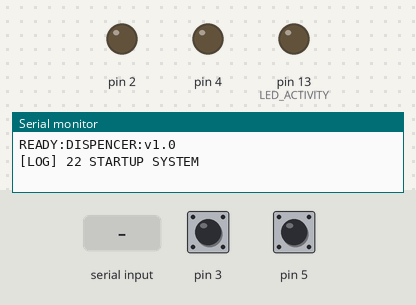
Bench run of a sketch on a simulated Arduino Uno, built with avr-gcc and run on an emulated ATmega328P. Shown: output pins drawn as LEDs (lit = HIGH), the last lines printed to the serial monitor. The inputs (shaded band) are chosen by the test bench; at power-on: pin 3 HIGH, pin 5 HIGH.

Above: at 1.2 s.
1.3 s: "OPEN_THICKNESS\n" received over Serial
At 1.6 s:
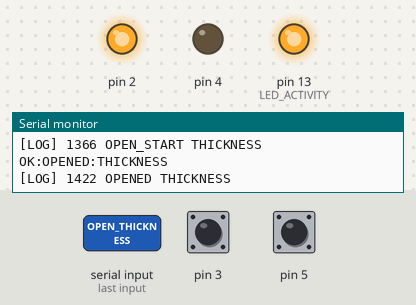
2.8 s: "OPEN_OBD\n" received over Serial
At 3.5 s:
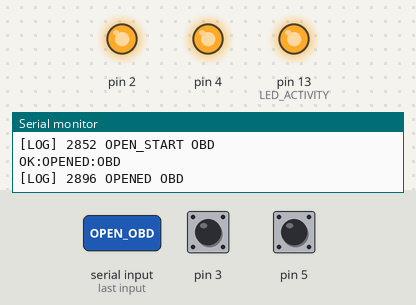
4.3 s: "CLOSE_THICKNESS\n" received over Serial
At 5.0 s:
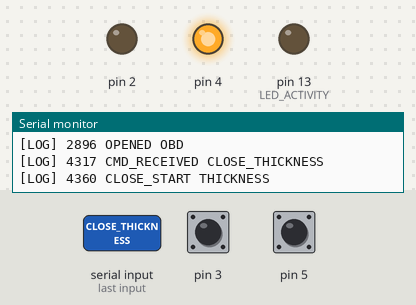
5.8 s: pin 3 pulled LOW for 0.15 s
7.4 s: "OPEN_THICKNESS\n" received over Serial
At 8.5 s:
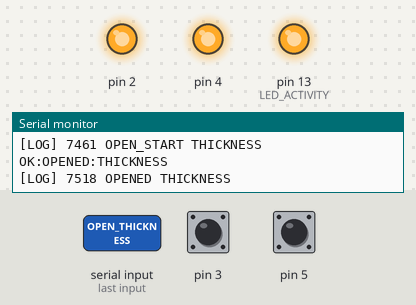
10.4 s: pin 5 pulled LOW for 3.2 s
Timing chart, 0 to 18.9 s (numbered marks = the images above; inputs shaded):
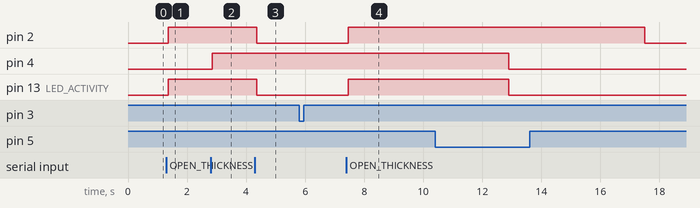

The sketch:

dispencer.ino
```cpp
/**
 * Dispencer.ino - Arduino скрипт для управления замками выдачи устройств
 *
 * Управляет электронными замками для выдачи толщиномера и OBD-адаптера
 * Протокол связи: Serial (9600 baud)
 *
 * Команды (ASCII):
 *   OPEN_THICKNESS\n - открыть замок толщиномера
 *   OPEN_OBD\n       - открыть замок OBD-адаптера
 *   CLOSE_THICKNESS\n - закрыть замок толщиномера
 *   CLOSE_OBD\n       - закрыть замок OBD-адаптера
 *   STATUS\n          - запросить статус всех замков
 *   PING\n            - проверка связи
 *
 * Ответы:
 *   OK:OPENED:THICKNESS\n - замок толщиномера открыт
 *   OK:CLOSED:THICKNESS\n - замок толщиномера закрыт
 *   OK:OPENED:OBD\n       - замок OBD открыт
 *   OK:CLOSED:OBD\n       - замок OBD закрыт
 *   ERROR:TIMEOUT:THICKNESS\n - таймаут открытия замка
 *   ERROR:HARDWARE:THICKNESS\n - аппаратная ошибка
 *   STATUS:THICKNESS=CLOSED,OBD=CLOSED\n - статус замков
 *   PONG\n - ответ на ping
 *
 * Требования к оборудованию:
 * - Arduino Uno/Nano/Mega
 * - 2× реле 5V для управления электромагнитными замками
 * - 2× датчика положения (герконы) для обратной связи
 * - Питание 12V для замков
 *
 * Пины:
 * - PIN 2: Реле замка толщиномера
 * - PIN 3: Датчик положения толщиномера (LOW=закрыт, HIGH=открыт)
 * - PIN 4: Реле замка OBD-адаптера
 * - PIN 5: Датчик положения OBD-адаптера (LOW=закрыт, HIGH=открыт)
 * - PIN 13: Встроенный LED для индикации активности
 *
 * Логика работы:
 * 1. Получение команды через Serial
 * 2. Активация реле (открытие замка)
 * 3. Ожидание подтверждения от датчика положения (таймаут 5 сек)
 * 4. Отправка ответа о результате операции
 * 5. Автоматическое закрытие замка через 10 сек после открытия (безопасность)
 *
 * Безопасность:
 * - Блокировка повторных команд до завершения текущей операции
 * - Автоматическое закрытие замков при потере связи (watchdog)
 * - Ограничение времени удержания замка открытым
 * - Логирование всех операций через Serial
 */

// === Конфигурация пинов ===
const int RELAY_THICKNESS = 2;      // Реле замка толщиномера
const int SENSOR_THICKNESS = 3;     // Датчик положения толщиномера
const int RELAY_OBD = 4;            // Реле замка OBD-адаптера
const int SENSOR_OBD = 5;           // Датчик положения OBD-адаптера
const int LED_ACTIVITY = 13;        // Встроенный LED индикатор

// === Константы ===
const long SERIAL_BAUD = 9600;           // Скорость Serial порта
const unsigned long LOCK_TIMEOUT = 5000; // Таймаут операции замка (мс)
const unsigned long AUTO_CLOSE_DELAY = 10000; // Автоматическое закрытие через 10 сек
const unsigned long WATCHDOG_TIMEOUT = 60000; // Watchdog таймаут (1 минута)
const int MAX_COMMAND_LENGTH = 32;       // Максимальная длина команды

// === Состояние замков ===
enum LockState {
  LOCK_CLOSED,
  LOCK_OPENING,
  LOCK_OPEN,
  LOCK_CLOSING,
  LOCK_ERROR
};

struct Lock {
  const char* name;
  int relayPin;
  int sensorPin;
  LockState state;
  unsigned long stateStartTime;
  unsigned long openTime;
};

Lock thicknessLock = {"THICKNESS", RELAY_THICKNESS, SENSOR_THICKNESS, LOCK_CLOSED, 0, 0};
Lock obdLock = {"OBD", RELAY_OBD, SENSOR_OBD, LOCK_CLOSED, 0, 0};

// === Буфер команд ===
char commandBuffer[MAX_COMMAND_LENGTH];
int commandIndex = 0;

// === Watchdog ===
unsigned long lastCommandTime = 0;

// === Функции управления замками ===

/**
 * Инициализация замка
 */
void initLock(Lock& lock) {
  pinMode(lock.relayPin, OUTPUT);
  pinMode(lock.sensorPin, INPUT_PULLUP);
  digitalWrite(lock.relayPin, LOW); // Реле выключено = замок закрыт
  lock.state = LOCK_CLOSED;
  lock.stateStartTime = millis();
  lock.openTime = 0;
}

/**
 * Проверка состояния датчика положения
 * @return true если замок открыт
 */
bool isLockOpen(const Lock& lock) {
  return digitalRead(lock.sensorPin) == HIGH;
}

/**
 * Открыть замок
 */
void openLock(Lock& lock) {
  if (lock.state == LOCK_OPEN) {
    sendResponse("OK:ALREADY_OPEN:" + String(lock.name));
    return;
  }

  if (lock.state != LOCK_CLOSED) {
    sendResponse("ERROR:BUSY:" + String(lock.name));
    return;
  }

  // Активируем реле
  digitalWrite(lock.relayPin, HIGH);
  lock.state = LOCK_OPENING;
  lock.stateStartTime = millis();

  // Индикация активности
  digitalWrite(LED_ACTIVITY, HIGH);

  logOperation("OPEN_START", lock.name);
}

/**
 * Закрыть замок
 */
void closeLock(Lock& lock) {
  if (lock.state == LOCK_CLOSED) {
    sendResponse("OK:ALREADY_CLOSED:" + String(lock.name));
    return;
  }

  // Деактивируем реле
  digitalWrite(lock.relayPin, LOW);
  lock.state = LOCK_CLOSING;
  lock.stateStartTime = millis();
  lock.openTime = 0;

  digitalWrite(LED_ACTIVITY, LOW);

  logOperation("CLOSE_START", lock.name);
}

/**
 * Обновление состояния замка
 */
void updateLock(Lock& lock) {
  unsigned long currentTime = millis();
  unsigned long elapsed = currentTime - lock.stateStartTime;

  switch (lock.state) {
    case LOCK_OPENING:
      if (isLockOpen(lock)) {
        // Замок успешно открыт
        lock.state = LOCK_OPEN;
        lock.openTime = currentTime;
        sendResponse("OK:OPENED:" + String(lock.name));
        logOperation("OPENED", lock.name);
      } else if (elapsed > LOCK_TIMEOUT) {
        // Таймаут открытия
        digitalWrite(lock.relayPin, LOW);
        lock.state = LOCK_ERROR;
        sendResponse("ERROR:TIMEOUT:" + String(lock.name));
        logOperation("TIMEOUT", lock.name);
      }
      break;

    case LOCK_OPEN:
      // Автоматическое закрытие после AUTO_CLOSE_DELAY
      if (currentTime - lock.openTime > AUTO_CLOSE_DELAY) {
        closeLock(lock);
        logOperation("AUTO_CLOSE", lock.name);
      }
      break;

    case LOCK_CLOSING:
      if (!isLockOpen(lock)) {
        // Замок успешно закрыт
        lock.state = LOCK_CLOSED;
        sendResponse("OK:CLOSED:" + String(lock.name));
        logOperation("CLOSED", lock.name);
      } else if (elapsed > LOCK_TIMEOUT) {
        // Таймаут закрытия
        lock.state = LOCK_ERROR;
        sendResponse("ERROR:TIMEOUT:" + String(lock.name));
        logOperation("TIMEOUT", lock.name);
      }
      break;

    case LOCK_ERROR:
      // Попытка восстановления
      if (elapsed > 5000) {
        digitalWrite(lock.relayPin, LOW);
        lock.state = LOCK_CLOSED;
        logOperation("RECOVERED", lock.name);
      }
      break;

    case LOCK_CLOSED:
      // Нормальное состояние, ничего не делаем
      break;
  }
}

// === Функции протокола ===

/**
 * Отправка ответа через Serial
 */
void sendResponse(const String& message) {
  Serial.println(message);
  Serial.flush();
}

/**
 * Логирование операции
 */
void logOperation(const char* operation, const char* lockName) {
  Serial.print("[LOG] ");
  Serial.print(millis());
  Serial.print(" ");
  Serial.print(operation);
  Serial.print(" ");
  Serial.println(lockName);
  Serial.flush();
}

/**
 * Обработка команды
 */
void processCommand(const char* cmd) {
  lastCommandTime = millis();

  // Убираем пробелы в начале и конце
  String command = String(cmd);
  command.trim();

  if (command.length() == 0) {
    return;
  }

  logOperation("CMD_RECEIVED", command.c_str());

  // Обработка команд
  if (command == "OPEN_THICKNESS") {
    openLock(thicknessLock);
  }
  else if (command == "OPEN_OBD") {
    openLock(obdLock);
  }
  else if (command == "CLOSE_THICKNESS") {
    closeLock(thicknessLock);
  }
  else if (command == "CLOSE_OBD") {
    closeLock(obdLock);
  }
  else if (command == "STATUS") {
    String status = "STATUS:THICKNESS=";
    status += (thicknessLock.state == LOCK_OPEN ? "OPEN" : "CLOSED");
    status += ",OBD=";
    status += (obdLock.state == LOCK_OPEN ? "OPEN" : "CLOSED");
    sendResponse(status);
  }
  else if (command == "PING") {
    sendResponse("PONG");
  }
  else {
    sendResponse("ERROR:UNKNOWN_COMMAND:" + command);
  }
}

/**
 * Чтение команды из Serial
 */
void readCommand() {
  while (Serial.available() > 0) {
    char c = Serial.read();

    if (c == '\n' || c == '\r') {
      if (commandIndex > 0) {
        commandBuffer[commandIndex] = '\0';
        processCommand(commandBuffer);
        commandIndex = 0;
      }
    }
    else if (commandIndex < MAX_COMMAND_LENGTH - 1) {
      commandBuffer[commandIndex++] = c;
    }
    else {
      // Переполнение буфера
      sendResponse("ERROR:BUFFER_OVERFLOW");
      commandIndex = 0;
    }
  }
}

/**
 * Проверка watchdog таймаута
 */
void checkWatchdog() {
  unsigned long currentTime = millis();

  if (lastCommandTime > 0 && (currentTime - lastCommandTime > WATCHDOG_TIMEOUT)) {
    // Потеря связи - закрываем все замки
    if (thicknessLock.state == LOCK_OPEN) {
      closeLock(thicknessLock);
      logOperation("WATCHDOG_CLOSE", thicknessLock.name);
    }
    if (obdLock.state == LOCK_OPEN) {
      closeLock(obdLock);
      logOperation("WATCHDOG_CLOSE", obdLock.name);
    }
    lastCommandTime = currentTime; // Сброс таймера
  }
}

// === Arduino callbacks ===

void setup() {
  // Инициализация Serial
  Serial.begin(SERIAL_BAUD);
  while (!Serial) {
    ; // Ожидание подключения Serial порта
  }

  // Инициализация LED
  pinMode(LED_ACTIVITY, OUTPUT);
  digitalWrite(LED_ACTIVITY, LOW);

  // Инициализация замков
  initLock(thicknessLock);
  initLock(obdLock);

  // Приветственное сообщение
  sendResponse("READY:DISPENCER:v1.0");
  logOperation("STARTUP", "SYSTEM");

  lastCommandTime = millis();
}

void loop() {
  // Чтение команд
  readCommand();

  // Обновление состояния замков
  updateLock(thicknessLock);
  updateLock(obdLock);

  // Проверка watchdog
  checkWatchdog();

  // Небольшая задержка для стабильности
  delay(10);
}
```

Measured:
- after the input at 1.3 s, pin 2, pin 13 (LED_ACTIVITY): LOW → HIGH after 0.07 s
- after the input at 2.8 s, pin 4: LOW → HIGH after 0.05 s
- after the input at 4.3 s, pin 2, pin 13 (LED_ACTIVITY): HIGH → LOW after 0.06 s
- after the input at 7.4 s, pin 2, pin 13 (LED_ACTIVITY): LOW → HIGH after 0.06 s
